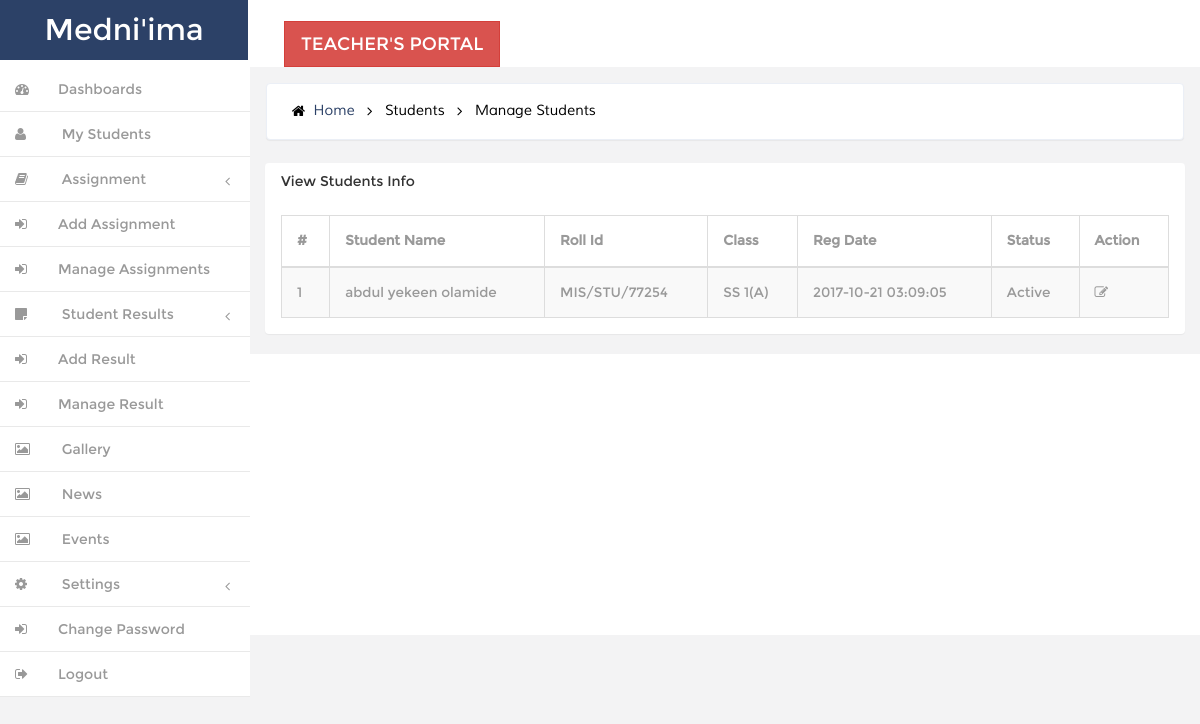
The page /staff/manage-students.php (signed in) on the database its author committed.
### tables this page shows
CREATE TABLE IF NOT EXISTS `tblstudents` (
  `StudentId` int(11) NOT NULL,
  `StudentName` varchar(100) NOT NULL,
  `RollId` varchar(100) NOT NULL,
  `password` text NOT NULL,
  `StudentEmail` varchar(100) NOT NULL,
  `Gender` varchar(10) NOT NULL,
  `photo` text NOT NULL,
  `DOB` varchar(100) NOT NULL,
  `ClassId` int(11) NOT NULL,
  `parent_id` int(11) NOT NULL,
  `address` text NOT NULL,
  `state` varchar(200) NOT NULL,
  `LGA` varchar(200) NOT NULL,
  `town` varchar(200) NOT NULL,
  `sport_house` varchar(200) NOT NULL,
  `fee_payment_status` enum('0','1') NOT NULL DEFAULT '0',
  `F_school_name` text NOT NULL,
  `F_school_address` text NOT NULL,
  `F_school_date` date NOT NULL,
  `RegDate` timestamp NOT NULL DEFAULT CURRENT_TIMESTAMP,
  `UpdationDate` timestamp NULL DEFAULT NULL ON UPDATE CURRENT_TIMESTAMP,
  `Status` int(1) NOT NULL
);

CREATE TABLE IF NOT EXISTS `tblclasses` (
  `id` int(11) NOT NULL,
  `ClassName` varchar(80) DEFAULT NULL,
  `ClassNameNumeric` enum('1','2','3') NOT NULL,
  `Section` varchar(5) NOT NULL,
  `CreationDate` timestamp NOT NULL DEFAULT CURRENT_TIMESTAMP,
  `UpdationDate` timestamp NOT NULL DEFAULT '0000-00-00 00:00:00' ON UPDATE CURRENT_TIMESTAMP
);

### controller/header.php (called while the page is built, shortened)
<?php
require_once __DIR__ . '/config.php';
if(($db=="" || $db->connect_error))
{
    header("Location: /installation/");
}
else{
include __DIR__ . '/func.php';
$iSMartFUN = new Ismart_Controller($db);
}
?>

### staff/engine/tophead.php (called while the page is built)
<?php
if($_SESSION['tlogin'] == ""){
ob_end_clean();
		$url=''.SITE_URL.'login';
        header("Location: $url");
        exit();
}else{
$get_Teacher_condition['where'] = array('id' =>$_SESSION['tlogin']);
$get_Teacher_condition['return_type'] = 'single';
$teacher_datail = $iSMartFUN->getTRows("tblteacher",$get_Teacher_condition);
}
?>

### controller/func.php (called while the page is built, shortened)
<?php
class Ismart_Controller {
	var $db;
	function __construct($db){
		$this->db = $db;
            	}
public function getTRows($table,$conditions = array()){
		$sql = 'SELECT ';
		$sql .= array_key_exists("select",$conditions)?$conditions['select']:'*';
		$sql .= ' FROM '.$table;
		if(array_key_exists("where",$conditions)){
			$sql .= ' WHERE ';
			$i = 0;
			foreach($conditions['where'] as $key => $value){
				$pre = ($i > 0)?' AND ':'';
				$sql .= $pre.$key." = '".$value."'";
				$i++;
			}
		}
		$result = $this->db->query($sql);
		if(array_key_exists("return_type",$conditions) && $conditions['return_type'] != 'all'){
			switch($conditions['return_type']){
				case 'single':
					$data = $result->fetch_object();
					break;
			}
		}else{
			if($result->num_rows > 0){
				while($row = $result->fetch_object()){
					$data[] = $row;
				}
			}
		}
		return !empty($data)?$data:false;
	}
}
?>

### staff/manage-students.php (the view, shortened to what this page needs)
<?php
include '../controller/header.php';
include 'engine/tophead.php';
include("design/nav.html");?>
        <link rel="stylesheet" href="<?php echo SITE_URL;?>admin/css/animate-css/animate.min.css" media="screen" >
        <link rel="stylesheet" href="<?php echo SITE_URL;?>admin/css/lobipanel/lobipanel.min.css" media="screen" >
        <link rel="stylesheet" href="<?php echo SITE_URL;?>admin/css/prism/prism.css" media="screen" >
        <link rel="stylesheet" href="<?php echo SITE_URL;?>admin/css/icheck/skins/line/blue.css" >
        <link rel="stylesheet" href="<?php echo SITE_URL;?>admin/css/icheck/skins/line/red.css" >
        <link rel="stylesheet" href="<?php echo SITE_URL;?>admin/css/icheck/skins/line/green.css" >
    </head>
		     <div class="banner">
		    	<h2>
				<a href="index.php"><i class="fa fa-home"></i> Home</a>
				<i class="fa fa-angle-right"></i>
                <span>Students</span>
                <i class="fa fa-angle-right"></i>
				<span>Manage Students</span>
				</h2>
		    </div>
    <body class="top-navbar-fixed">
        <div class="main-wrapper">
            <div class="content-wrapper">
                <div class="content-container">
                    <div class="main-page">
                        <br>
                        <section class="section">
                            <div class="container-fluid">
                                <div class="row">
                                    <div class="col-md-12">
                                        <div class="panel">
                                            <div class="panel-heading">
                                                <div class="panel-title">
                                                    <h5>View Students Info</h5>
                                                </div>
                                            </div>
                                            <div class="panel-body p-20">
                                                <table id="example" class="display table table-striped table-bordered" cellspacing="0" width="100%">
                                                    <thead>
                                                        <tr>
                                                            <th>#</th>
                                                            <th>Student Name</th>
                                                            <th>Roll Id</th>
                                                            <th>Class</th>
                                                            <th>Reg Date</th>
                                                            <th>Status</th>
                                                            <th>Action</th>
                                                        </tr>
                                                    </thead>
                                                    <tbody>
<?php
$query  =  $db->query("SELECT tblstudents.StudentName,tblstudents.RollId,tblstudents.RegDate,tblstudents.StudentId,tblstudents.Status,tblclasses.ClassName,tblclasses.Section from tblstudents join tblclasses on tblclasses.id=tblstudents.ClassId where tblstudents.ClassId='$teacher_datail->classid'");
$cnt=1;
if($query->num_rows > 0)
{
while($result = $query->fetch_object())
{   ?>
<tr>
 <td><?php echo htmlentities($cnt);?></td>
                                                            <td><?php echo htmlentities($result->StudentName);?></td>
                                                            <td><?php echo htmlentities($result->RollId);?></td>
                                                            <td><?php echo htmlentities($result->ClassName);?>(<?php echo htmlentities($result->Section);?>)</td>
                                                            <td><?php echo htmlentities($result->RegDate);?></td>
                                                             <td><?php if($result->Status==1){
echo htmlentities('Active');
}
else{
   echo htmlentities('Blocked');
}
                                                                ?></td>
<td>
<a href="edit-student.php?stid=<?php echo htmlentities($result->StudentId);?>"><i class="fa fa-edit" title="Edit Record"></i> </a>
</td>
</tr>
<?php $cnt=$cnt+1;}} ?>
                                                    </tbody>
                                                </table>
                                            </div>
                                        </div>
                                    </div>
                                                </div>
                                            </div>
                                        </div>
                                    </div>
                                </div>
                            </div>
                    </div>
                </div>
            </div>
    </body>
</html>

### res/css/style.css (style rules this page uses)
h4, h5, h6, h1, h2, h3 { margin: 0; }
ul, ol { margin: 0;padding: 0; }
html, body { font-family:'Montserrat-Regular'; font-size: 100%; background:#F3F3F4; overflow-x: hidden; }
body a { transition:0.5s all; -webkit-transition:0.5s all; -moz-transition:0.5s all; -o-transition:0.5s all; -ms-transition:0.5s all; }
div#wrapper { background-color: #fff; }
.navbar-default.sidebar { background-color: #fff; }
h1 a.navbar-brand { color: #fff !important; font-size: 30px; font-weight: 500; padding: 20px 0px; background: #2c4167; text-align: center; width:248px; height: 60px; }
i.nav_icon { color: #fff; margin-right:6px; }
.sidebar ul li a { color: #999; font-size:14px; }
.hvr-bounce-to-right { display: inline-block; vertical-align: middle; -webkit-transform: translateZ(0); transform: translateZ(0); box-shadow: 0 0 1px rgba(0, 0, 0, 0); -webkit-backface-visibility: hidden; backface-visibility: hidden; -moz-osx-font-smoothing: grayscale; position: relative; -webkit-transition-property: color; transition-property: color; -webkit-transition-duration: 0.5s; transition-duration: 0.5s; }
.hvr-bounce-to-right:before { content: ""; position: absolute; z-index: -1; top: 0; left: 0; right: 80%; bottom: 0; background:#7f8c8d; -webkit-transform: scaleX(0); transform: scaleX(0); -webkit-transform-origin: 0 50%; transform-origin: 0 50%; -webkit-transition-property: transform; transition-property: transform; -webkit-transition-duration: 0.5s; transition-duration: 0.5s; -webkit-transition-timing-function: ease-out; transition-timing-function: ease-out; }
.nav > li > a { color: #999; font-weight:500; padding: 0px 20px 0px 0px; font-size: 0.85em; border-bottom: 1px solid #E9E9E9; }
.nav > li > a i { margin-right: 14px; }
i.nav_icon { color: #999; padding: 15px; width: 44px; height: 44px; }
span.fa.arrow { margin-top: 17px; }
@media (min-width: 768px) { #page-wrapper { position: inherit; margin: 0 0 0 240px; min-height: 1000px; } }
.content-main { background-color: #F3F3F4; padding-top: 1em; }
.full-top { float:left; }
.border-bottom { background-color: #fff; }
.full-left { float: left; width: 40%; margin-left: 3%; margin-top: 1.3em; }
.banner { background: #fff; display: block; margin: 0em 1em ; padding:1em; border: 1px solid #ebeff6; border-color: #ebeff6; border-radius: 4px; -webkit-border-radius: 4px; -o-border-radius: 4px; -moz-border-radius: 4px; -ms-border-radius: 4px; -webkit-box-shadow: 0 1px 1px rgba(0,0,0,.05); box-shadow: 0 1px 1px rgba(0,0,0,.05); }
.banner h2 { font-size:0.9em; }
.banner h2 a { color:#2c4167; text-decoration:none; font-family: 'Muli-Regular'; padding:0.3em ; }
.banner h2 span { color:#000; font-family: 'Muli-Regular'; padding:0.3em ; }
.banner h2 i { color:#000; vertical-align:middle; padding:0.3em ; }
.btn { border-radius: 0px; outline: none; }
.table td, .table>tbody>tr>td, .table>tbody>tr>th, .table>tfoot>tr>td, .table>tfoot>tr>th, .table>thead>tr>td, .table>thead>tr>th { padding: 15px !important; font-size: 0.85em; color: #999; border-top: none !important; }
td i { color:#999; }
.table { margin-bottom: 0; }

### res/css/custom.css (style rules this page uses)
#wrapper { width: 100%; }
#page-wrapper { min-height: 568px; }
@media (min-width:768px) { #page-wrapper { position: inherit; margin: 0 0 0 250px; } }
.sidebar .sidebar-nav.navbar-collapse { padding-right: 0; padding-left: 0; }
.sidebar .arrow { float: right; }
.sidebar .fa.arrow:before { content: "\f104"; }
.sidebar .nav-second-level li, .sidebar .nav-third-level li { border-bottom: 0!important; }
@media (min-width:768px) { .sidebar { z-index: 1; position: absolute; width: 250px; } }

### rows shown on the page
tblstudents: StudentName "abdul yekeen olamide", RollId "MIS/STU/77254", ClassId.ClassName "SS 1", ClassId.Section "A", RegDate "2017-10-21 03:09:05"
